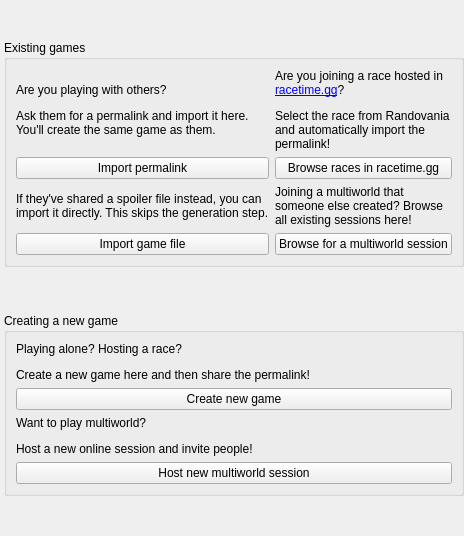
          <widget class="QWidget" name="tab_play">
           <attribute name="title">
            <string>Play</string>
           </attribute>
           <layout class="QVBoxLayout" name="play_layout">
            <property name="leftMargin">
             <number>4</number>
            </property>
            <property name="topMargin">
             <number>0</number>
            </property>
            <property name="rightMargin">
             <number>0</number>
            </property>
            <property name="bottomMargin">
             <number>0</number>
            </property>
            <item>
             <spacer name="play_top_spacer">
              <property name="orientation">
               <enum>Qt::Vertical</enum>
              </property>
              <property name="sizeHint" stdset="0">
               <size>
                <width>20</width>
                <height>40</height>
               </size>
              </property>
             </spacer>
            </item>
            <item>
             <widget class="QGroupBox" name="play_existing_permalink_group">
              <property name="title">
               <string>Existing games</string>
              </property>
              <layout class="QGridLayout" name="play_existing_permalink_layout">
               <item row="2" column="0">
                <widget class="QLabel" name="import_game_file_label">
                 <property name="text">
                  <string>If they've shared a spoiler file instead, you can import it directly. This skips the generation step.</string>
                 </property>
                 <property name="wordWrap">
                  <bool>true</bool>
                 </property>
                </widget>
               </item>
               <item row="0" column="0">
                <widget class="QLabel" name="import_permalink_label">
                 <property name="text">
                  <string>&lt;html&gt;&lt;head/&gt;&lt;body&gt;&lt;p&gt;Are you playing with others?&lt;/p&gt;&lt;p&gt;Ask them for a permalink and import it here. You'll create the same game as them.&lt;/p&gt;&lt;/body&gt;&lt;/html&gt;</string>
                 </property>
                 <property name="wordWrap">
                  <bool>true</bool>
                 </property>
                </widget>
               </item>
               <item row="1" column="0">
                <widget class="QPushButton" name="import_permalink_button">
                 <property name="text">
                  <string>Import permalink</string>
                 </property>
                </widget>
               </item>
               <item row="3" column="0">
                <widget class="QPushButton" name="import_game_file_button">
                 <property name="text">
                  <string>Import game file</string>
                 </property>
                </widget>
               </item>
               <item row="1" column="1">
                <widget class="QPushButton" name="browse_racetime_button">
                 <property name="text">
                  <string>Browse races in racetime.gg</string>
                 </property>
                </widget>
               </item>
               <item row="0" column="1">
                <widget class="QLabel" name="browse_racetime_label">
                 <property name="text">
                  <string>&lt;html&gt;&lt;head/&gt;&lt;body&gt;&lt;p&gt;Are you joining a race hosted in &lt;a href=&quot;https://racetime.gg/&quot;&gt;&lt;span style=&quot; text-decoration: underline; color:#0000ff;&quot;&gt;racetime.gg&lt;/span&gt;&lt;/a&gt;?&lt;/p&gt;&lt;p&gt;Select the race from Randovania and automatically import the permalink!&lt;/p&gt;&lt;/body&gt;&lt;/html&gt;</string>
                 </property>
                 <property name="textFormat">
                  <enum>Qt::AutoText</enum>
                 </property>
                 <property name="wordWrap">
                  <bool>true</bool>
                 </property>
                 <property name="openExternalLinks">
                  <bool>true</bool>
                 </property>
                </widget>
               </item>
               <item row="2" column="1">
                <widget class="QLabel" name="browse_sessions_label">
                 <property name="text">
                  <string>&lt;html&gt;&lt;head/&gt;&lt;body&gt;&lt;p&gt;Joining a multiworld that someone else created? Browse all existing sessions here!&lt;/p&gt;&lt;/body&gt;&lt;/html&gt;</string>
                 </property>
                 <property name="wordWrap">
                  <bool>true</bool>
                 </property>
                </widget>
               </item>
               <item row="3" column="1">
                <widget class="QPushButton" name="browse_sessions_button">
                 <property name="text">
                  <string>Browse for a multiworld session</string>
                 </property>
                </widget>
               </item>
              </layout>
             </widget>
            </item>
            <item>
             <spacer name="play_middle_spacer">
              <property name="orientation">
               <enum>Qt::Vertical</enum>
              </property>
              <property name="sizeHint" stdset="0">
               <size>
                <width>20</width>
                <height>40</height>
               </size>
              </property>
             </spacer>
            </item>
            <item>
             <widget class="QGroupBox" name="play_new_game_group">
              <property name="title">
               <string>Creating a new game</string>
              </property>
              <layout class="QGridLayout" name="play_new_permalink_layout">
               <item row="2" column="0">
                <widget class="QLabel" name="host_new_game_label">
                 <property name="text">
                  <string>&lt;html&gt;&lt;head/&gt;&lt;body&gt;&lt;p&gt;Want to play multiworld?&lt;/p&gt;&lt;p&gt;Host a new online session and invite people!&lt;/p&gt;&lt;/body&gt;&lt;/html&gt;</string>
                 </property>
                 <property name="wordWrap">
                  <bool>true</bool>
                 </property>
                </widget>
               </item>
               <item row="0" column="0">
                <widget class="QLabel" name="create_new_seed_label">
                 <property name="text">
                  <string>&lt;html&gt;&lt;head/&gt;&lt;body&gt;&lt;p&gt;Playing alone? Hosting a race?&lt;/p&gt;&lt;p&gt;Create a new game here and then share the permalink!&lt;/p&gt;&lt;/body&gt;&lt;/html&gt;</string>
                 </property>
                </widget>
               </item>
               <item row="1" column="0">
                <widget class="QPushButton" name="create_new_seed_button">
                 <property name="text">
                  <string>Create new game</string>
                 </property>
                </widget>
               </item>
               <item row="3" column="0">
                <widget class="QPushButton" name="host_new_game_button">
                 <property name="text">
                  <string>Host new multiworld session</string>
                 </property>
                </widget>
               </item>
              </layout>
             </widget>
            </item>
            <item>
             <spacer name="play_bottom_spacer">
              <property name="orientation">
               <enum>Qt::Vertical</enum>
              </property>
              <property name="sizeHint" stdset="0">
               <size>
                <width>20</width>
                <height>40</height>
               </size>
              </property>
             </spacer>
            </item>
           </layout>
          </widget>
